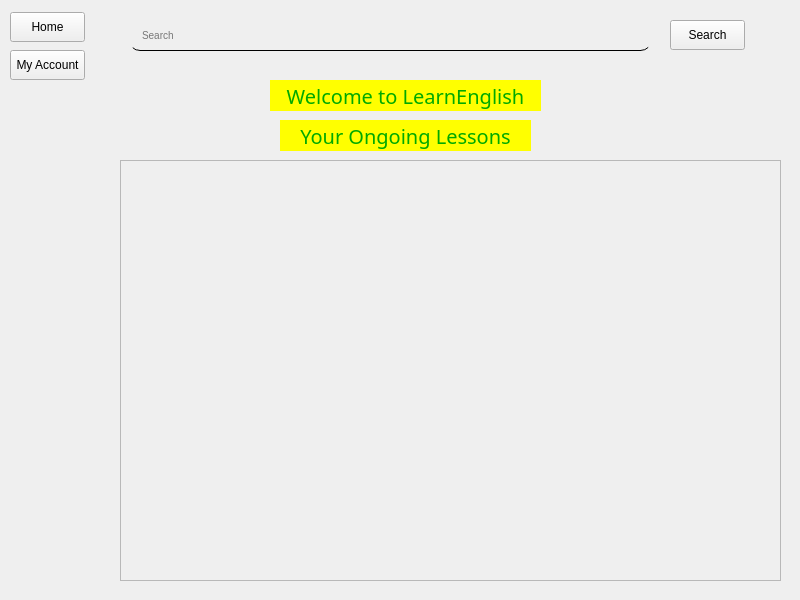
<?xml version="1.0" encoding="UTF-8"?>
<ui version="4.0">
 <class>MainWindow</class>
 <widget class="QMainWindow" name="MainWindow">
  <property name="geometry">
   <rect>
    <x>0</x>
    <y>0</y>
    <width>800</width>
    <height>600</height>
   </rect>
  </property>
  <property name="sizePolicy">
   <sizepolicy hsizetype="Maximum" vsizetype="Maximum">
    <horstretch>0</horstretch>
    <verstretch>0</verstretch>
   </sizepolicy>
  </property>
  <property name="minimumSize">
   <size>
    <width>800</width>
    <height>600</height>
   </size>
  </property>
  <property name="maximumSize">
   <size>
    <width>800</width>
    <height>600</height>
   </size>
  </property>
  <property name="windowTitle">
   <string>MainWindow</string>
  </property>
  <property name="styleSheet">
   <string notr="true">QLineEdit {

	padding: 5px 10px;
	background-color: transparent;
	font-size: 10px;
	border: none;
	border-bottom: 1px solid black;
	border-radius: 10px;
}</string>
  </property>
  <widget class="QWidget" name="centralwidget">
   <widget class="QWidget" name="widget" native="true">
    <property name="geometry">
     <rect>
      <x>10</x>
      <y>10</y>
      <width>93</width>
      <height>74</height>
     </rect>
    </property>
    <layout class="QVBoxLayout" name="verticalLayout_5">
     <item>
      <widget class="QPushButton" name="pushButton">
       <property name="minimumSize">
        <size>
         <width>75</width>
         <height>30</height>
        </size>
       </property>
       <property name="maximumSize">
        <size>
         <width>75</width>
         <height>30</height>
        </size>
       </property>
       <property name="text">
        <string>Home</string>
       </property>
       <property name="checkable">
        <bool>true</bool>
       </property>
      </widget>
     </item>
     <item>
      <widget class="QPushButton" name="pushButton_4">
       <property name="minimumSize">
        <size>
         <width>75</width>
         <height>30</height>
        </size>
       </property>
       <property name="maximumSize">
        <size>
         <width>75</width>
         <height>30</height>
        </size>
       </property>
       <property name="text">
        <string>My Account</string>
       </property>
       <property name="checkable">
        <bool>true</bool>
       </property>
      </widget>
     </item>
    </layout>
   </widget>
   <widget class="QPushButton" name="search_btn">
    <property name="geometry">
     <rect>
      <x>670</x>
      <y>20</y>
      <width>75</width>
      <height>30</height>
     </rect>
    </property>
    <property name="minimumSize">
     <size>
      <width>75</width>
      <height>30</height>
     </size>
    </property>
    <property name="text">
     <string>Search</string>
    </property>
   </widget>
   <widget class="QLineEdit" name="lineEdit">
    <property name="geometry">
     <rect>
      <x>130</x>
      <y>20</y>
      <width>521</width>
      <height>31</height>
     </rect>
    </property>
    <property name="text">
     <string/>
    </property>
    <property name="placeholderText">
     <string>Search</string>
    </property>
   </widget>
   <widget class="QLabel" name="label">
    <property name="geometry">
     <rect>
      <x>270</x>
      <y>80</y>
      <width>271</width>
      <height>31</height>
     </rect>
    </property>
    <property name="font">
     <font>
      <family>DengXian</family>
      <pointsize>15</pointsize>
      <weight>50</weight>
      <italic>false</italic>
      <bold>false</bold>
     </font>
    </property>
    <property name="styleSheet">
     <string notr="true">color: rgb(0, 170, 0);
font: 15pt &quot;DengXian&quot;;
background-color: rgb(255, 255, 0);
</string>
    </property>
    <property name="text">
     <string>Welcome to LearnEnglish</string>
    </property>
    <property name="alignment">
     <set>Qt::AlignCenter</set>
    </property>
   </widget>
   <widget class="QScrollArea" name="scrollArea">
    <property name="geometry">
     <rect>
      <x>120</x>
      <y>160</y>
      <width>661</width>
      <height>421</height>
     </rect>
    </property>
    <property name="widgetResizable">
     <bool>true</bool>
    </property>
    <widget class="QWidget" name="course_list">
     <property name="geometry">
      <rect>
       <x>0</x>
       <y>0</y>
       <width>659</width>
       <height>419</height>
      </rect>
     </property>
     <layout class="QGridLayout" name="gridLayout"/>
    </widget>
   </widget>
   <widget class="QLabel" name="label_5">
    <property name="geometry">
     <rect>
      <x>280</x>
      <y>120</y>
      <width>251</width>
      <height>31</height>
     </rect>
    </property>
    <property name="font">
     <font>
      <family>DengXian</family>
      <pointsize>15</pointsize>
      <weight>50</weight>
      <italic>false</italic>
      <bold>false</bold>
     </font>
    </property>
    <property name="styleSheet">
     <string notr="true">color: rgb(0, 170, 0);
font: 15pt &quot;DengXian&quot;;
background-color: rgb(255, 255, 0);
</string>
    </property>
    <property name="text">
     <string>Your Ongoing Lessons</string>
    </property>
    <property name="alignment">
     <set>Qt::AlignCenter</set>
    </property>
   </widget>
  </widget>
 </widget>
 <resources/>
 <connections/>
</ui>
